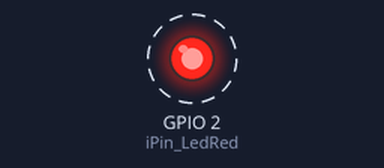
A sketch run on a simulated ESP32. Parts: output pins drawn as LEDs (lit = HIGH). Dashed ring = blinking.

Above: at 0.5 s.
Timing chart, 0 to 4.6 s (numbered marks = the images above):
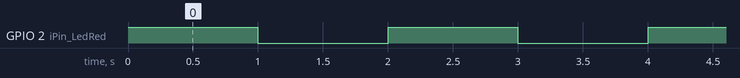

Measured:
- by itself, GPIO 2 (iPin_LedRed): alternates HIGH for 1.0 s and LOW for 1.0 s

The sketch:

Blinking_LED_ESP32_WROOM.ino
```cpp
/*
 *     Maker      : DIYSensors
 *     Project    : Blinking LED ESP32 WROOM
 *     Version    : 0.1
 *     Date       : 02-2025
 *     Programmer : Ap Matteman
 *
 *     Library    : -
 *
 *     BOARD      : ESP32-WROOM-DA Module
 *
 */

const int iPin_LedRed = 2;

void setup() {
   pinMode(iPin_LedRed, OUTPUT);
}

void loop() {
  digitalWrite(iPin_LedRed, HIGH);
  delay(1000);
  digitalWrite(iPin_LedRed, LOW);
  delay(1000);
}
```
